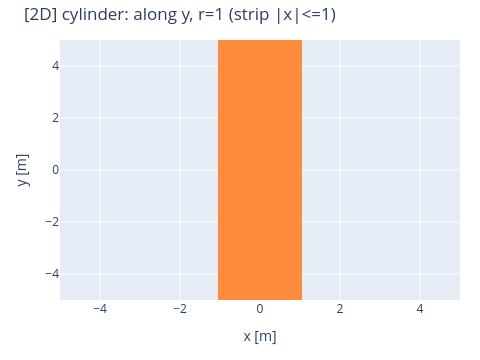
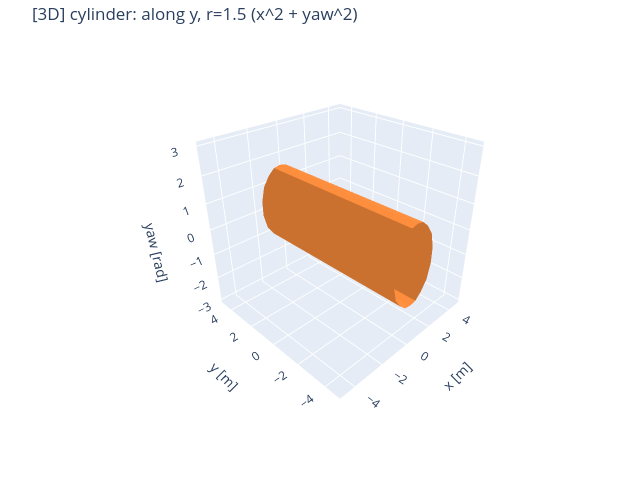

Notebook cell for these charts, in order:
### Markdown cell above
## 2. CylinderSet - axis along `y`, radius 1

**2D** (`axes=["x","y"]`): strip `|x| <= 1`.

**3D** (`axes=["x","y","yaw"]`, same axis along `y`): circular cylinder `x^2 + yaw^2 <= r^2`. Plotly needs a level set that varies in two of the plotted axes; the 2D strip extruded in yaw is two planes and the isosurface stays empty.

### Code cell
S2 = CylinderSet(
    center=[0.0, 0.0],
    radius=1.0,
    vector=[0.0, 1.0],
    axes=["x", "y"],
)
ref2 = QuadraticSet(
    A=[[1.0, 0.0], [0.0, 0.0]],
    c=-1.0,
    center=[0.0, 0.0],
    axes=["x", "y"],
)
out2 = S2(impl)
print(f"max |2D cylinder - quadratic| = {maxdiff(out2, ref2(impl))}")
show_2d(out2, "cylinder: along y, r=1 (strip |x|<=1)", colorscale="Oranges")

S3 = CylinderSet(
    center=[0.0, 0.0, 0.0],
    radius=1.5,
    vector=[0.0, 1.0, 0.0],
    axes=["x", "y", "yaw"],
)
ref3 = QuadraticSet(
    A=[[1.0, 0.0, 0.0], [0.0, 0.0, 0.0], [0.0, 0.0, 1.0]],
    c=-2.25,
    center=[0.0, 0.0, 0.0],
    axes=["x", "y", "yaw"],
)
out3 = S3(impl)
print(f"max |3D cylinder - quadratic| = {maxdiff(out3, ref3(impl))}")
print("shape", tuple(np.asarray(out3).shape), "grid", impl.shape)
show_3d(out3, "cylinder: along y, r=1.5 (x^2 + yaw^2)", colorscale="Oranges")

### Figure 1 — Plotly figure (JSON) as saved in the notebook; plotly's stock layout.template omitted (floating-point values rounded to 4 significant figures; data arrays with more than 128 entries replaced by an {"elided": "..."} marker saying what was removed)
{"data": [{"colorscale": [[0, "rgb(255,245,235)"], [0.125, "rgb(254,230,206)"], [0.25, "rgb(253,208,162)"], [0.375, "rgb(253,174,107)"], [0.5, "rgb(253,141,60)"], [0.625, "rgb(241,105,19)"], [0.75, "rgb(217,72,1)"], [0.875, "rgb(166,54,3)"], [1, "rgb(127,39,4)"]], "showscale": false, "type": "heatmap", "x": {"elided": "625 float values"}, "y": {"elided": "625 float values"}, "z": {"elided": "625 float values"}, "zmax": 1, "zmin": 0}], "layout": {"height": 360, "title": {"text": "[2D] cylinder: along y, r=1 (strip |x|<=1)"}, "width": 480, "xaxis": {"range": [-5, 5], "showline": false, "showticklabels": true, "title": {"text": "x [m]"}, "zeroline": false}, "yaxis": {"range": [-5, 5], "showline": false, "showticklabels": true, "title": {"text": "y [m]"}, "zeroline": false}}}

### Figure 2 — Plotly figure (JSON) as saved in the notebook; plotly's stock layout.template omitted (floating-point values rounded to 4 significant figures; data arrays with more than 128 entries replaced by an {"elided": "..."} marker saying what was removed)
{"data": [{"caps": {"x": {"show": false}, "y": {"show": false}, "z": {"show": false}}, "colorscale": [[0, "rgb(255,245,235)"], [0.125, "rgb(254,230,206)"], [0.25, "rgb(253,208,162)"], [0.375, "rgb(253,174,107)"], [0.5, "rgb(253,141,60)"], [0.625, "rgb(241,105,19)"], [0.75, "rgb(217,72,1)"], [0.875, "rgb(166,54,3)"], [1, "rgb(127,39,4)"]], "isomax": 0, "isomin": 0, "showscale": false, "surface": {"count": 1}, "type": "isosurface", "value": {"elided": "7500 float values"}, "x": {"elided": "7500 float values"}, "y": {"elided": "7500 float values"}, "z": {"elided": "7500 float values"}}], "layout": {"height": 480, "scene": {"aspectmode": "cube", "camera": {"eye": {"x": -1.531, "y": -1.531, "z": 1.25}}, "xaxis": {"range": [-5, 5], "title": {"text": "x [m]"}}, "yaxis": {"range": [-5, 5], "title": {"text": "y [m]"}}, "zaxis": {"range": [-3.142, 3.142], "title": {"text": "yaw [rad]"}}}, "title": {"text": "[3D] cylinder: along y, r=1.5 (x^2 + yaw^2)"}, "width": 640}}
